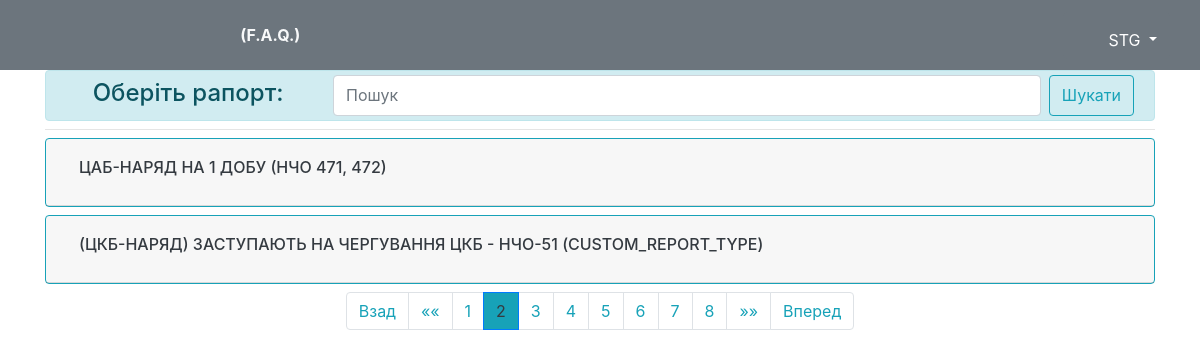
The app's page /?page=2 (signed in), older data.
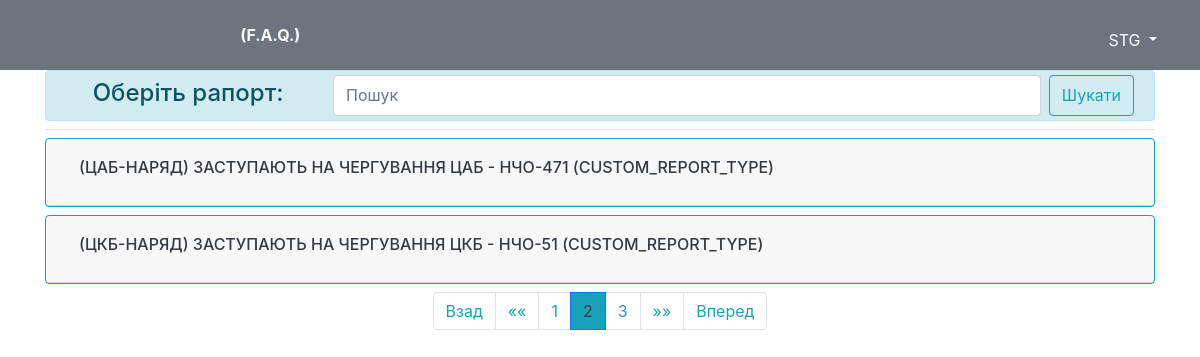
The same page, newer data.
### reports/models.py (models this page shows, shortened)
class Report(models.Model):
    REPORT_TYPES = [
        ('regular', 'звичайний рапорт'),
        ('custom', 'рапорт по специфічному шаблону'),
    ]
    type = models.CharField(max_length=100, choices=REPORT_TYPES, default='regular', verbose_name="тип рапорту")
    template_name = models.CharField(max_length=255, default='template_universal.docx', null=True, blank=True, verbose_name="назва файлу шаблону (змінюється адміністратором, див. у документації)")
    title = models.CharField(max_length=255, null=True, verbose_name="Назва рапорту")
    body_sample = models.TextField(blank=True, null=True, verbose_name="зразок тексту рапорту")
    body_template = models.TextField(blank=True, null=True, verbose_name="шаблон рапорту (змінюється адміністратором, див. у документації)")
    default_header_position = models.ForeignKey(Position, related_name='report_header_position_set', on_delete=models.SET_NULL, blank=True, null=True, verbose_name="посада на кого цей рапорт")
    default_footer_position = models.ForeignKey(Position, related_name='report_footer_position_set', on_delete=models.SET_NULL, blank=True, null=True, verbose_name="посада від кого цей рапорт")
    class Meta:
        verbose_name = "Рапорти__"
        verbose_name_plural = "Рапорти"

### reports/views.py (the view)
# urls.py: path('', views.reports_list_view, name='index'),
@login_required
def reports_list_view(request):
    if request.method == 'POST':
        filter_param = request.POST.get('filter_param')
        if (filter_param is not None) and (len(filter_param) > 0):
            reports_list = Report.objects.filter(
                Q(title__iexact=filter_param) | Q(body_sample__iexact=filter_param)
                |
                Q(title__icontains=filter_param) | Q(body_sample__icontains=filter_param)
            ).order_by('id')
        else:
            filter_param = ""
            reports_list = Report.objects.all().order_by('id')
        paginator = Paginator(reports_list, 5)
        page_obj = paginator.get_page(1)
        context = {
            'page_obj': page_obj,
            'filter_param': filter_param
        }
    elif request.method == 'GET':
        filter_param = request.GET.get('filter_param')
        if (filter_param is not None) and (len(filter_param) > 0):
            reports_list = Report.objects.filter(
                Q(title__iexact=filter_param) | Q(body_sample__iexact=filter_param)
                |
                Q(title__icontains=filter_param) | Q(body_sample__icontains=filter_param)
            ).order_by('id')
        else:
            filter_param = ""
            reports_list = Report.objects.all().order_by('id')
        paginator = Paginator(reports_list, 2)
        page_number = request.GET.get('page')
        page_obj = paginator.get_page(page_number)
        context = {
            'page_obj': page_obj,
            'filter_param': filter_param
        }
    return render(request, 'reports/reports_list.html', context)

### reports/templates/reports/reports_list.html (shortened to what this page needs)
{% extends 'reports/base.html' %}
{% block content %}
    <div class="alert alert-info align-items-center my-0 py-0" role="alert">
        <div class="form-group row my-1">
            <div class="col-12 d-flex">
                <h4 class="mr-auto mt-1"><i class="fas fa-server mr-2"></i>Оберіть рапорт:</h4>
                <form id='search' class="d-flex w-75" method='POST' action='{% url 'reports:reports_list' %}'>
                    <input type="search" class="form-control mr-2" placeholder="Пошук" id="filter_param"
                           name="filter_param">
                    <button type="submit" class="btn btn-outline-info">Шукати</button>
                </form>
            </div>
        </div>
    </div>
    <hr class="my-2">
    {% for report in page_obj %}
        <div class="accordion mb-0" id="accordion-1">
            <div class="card border-info my-2">
                <div class="card-header" id="heading-{{ forloop.counter0 }}">
                    <h2 class="mb-0">
                        <button class="btn btn-link text-dark" type="button" data-toggle="collapse"
                                data-target="#collapse-{{ forloop.counter0 }}"
                                aria-expanded="false" aria-controls="collapseOne">
                            <h6>{{ report.title|upper }}</h6>
                        </button>
                    </h2>
                </div>
            </div>
        </div>
    {% endfor %}
    <nav aria-label="PAGES NAVIGATION">
        {% if page_obj.has_other_pages %}
            <ul class="pagination justify-content-center">
                {% if page_obj.has_previous %}
                    <li class="page-item"><a class="page-link text-info"
                                             href="?{% if filter_param %}filter_param={{ filter_param }}&{% endif %}page={{ page_obj.previous_page_number }}">Взад</a>
                    </li>
                    <li class="page-item"><a class="page-link text-info"
                                             href="?{% if filter_param %}filter_param={{ filter_param }}&{% endif %}page=1">&laquo;&laquo;</a>
                    </li>
                {% else %}
                    <li class="page-item disabled"><a class="page-link" href="#">Взад</a></li>
                    <li class="page-item disabled"><a class="page-link" href="#">&laquo;&laquo;</a></li>
                {% endif %}
                {% for i in page_obj.paginator.page_range %}
                    {% if i == page_obj.number %}
                        <li class="page-item active">
                            <span class="page-link text-dark bg-info">{{ page_obj.number }}</span>
                        </li>
                    {% else %}
                        <li class="page-item">
                            <a class="page-link text-info"
                               href="?{% if filter_param %}filter_param={{ filter_param }}&{% endif %}page={{ i }}">{{ i }}</a>
                        </li>
                    {% endif %}
                {% endfor %}
                {% if page_obj.has_next %}
                    <li class="page-item"><a class="page-link text-info"
                                             href="?{% if filter_param %}filter_param={{ filter_param }}&{% endif %}page={{ page_obj.paginator.num_pages }}">&raquo;&raquo;</a>
                    </li>
                    <li class="page-item"><a class="page-link text-info"
                                             href="?{% if filter_param %}filter_param={{ filter_param }}&{% endif %}page={{ page_obj.next_page_number }}">Вперед</a>
                    </li>
                {% else %}
                    <li class="page-item disabled"><a class="page-link" href="#">&raquo;&raquo;</a></li>
                    <li class="page-item disabled"><a class="page-link" href="#">Вперед</a></li>
                {% endif %}
            </ul>
        {% endif %}
    </nav>
{% endblock %}

Row changes from the older to the newer data that the page shows:
changed Report: title "ЦАБ-НАРЯД НА 1 ДОБУ (НЧО 471, 472)" → "(ЦАБ-НАРЯД) ЗАСТУПАЮТЬ НА ЧЕРГУВАННЯ ЦАБ - НЧО-471 (CUSTOM_REPORT_TYPE)"
Text that changed along with them:
list line gone: "4"
list line gone: "5"
list line gone: "6"
list line gone: "7"
list line gone: "8"
